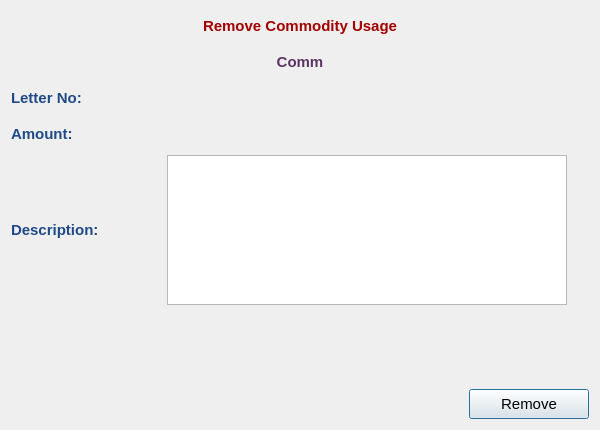
<?xml version="1.0" encoding="UTF-8"?>
<ui version="4.0">
 <class>Commodity::Usage::Remove</class>
 <widget class="QDialog" name="Commodity::Usage::Remove">
  <property name="geometry">
   <rect>
    <x>0</x>
    <y>0</y>
    <width>600</width>
    <height>430</height>
   </rect>
  </property>
  <property name="minimumSize">
   <size>
    <width>600</width>
    <height>430</height>
   </size>
  </property>
  <property name="maximumSize">
   <size>
    <width>600</width>
    <height>430</height>
   </size>
  </property>
  <property name="font">
   <font>
    <family>Tahoma</family>
    <pointsize>11</pointsize>
   </font>
  </property>
  <property name="windowTitle">
   <string>Remove Commodity Usage</string>
  </property>
  <property name="windowIcon">
   <iconset resource="../../../../../image.qrc">
    <normaloff>:/Image/comm1.png</normaloff>:/Image/comm1.png</iconset>
  </property>
  <layout class="QVBoxLayout" name="verticalLayout">
   <item>
    <widget class="QLabel" name="titrLbl">
     <property name="minimumSize">
      <size>
       <width>200</width>
       <height>30</height>
      </size>
     </property>
     <property name="maximumSize">
      <size>
       <width>16777215</width>
       <height>30</height>
      </size>
     </property>
     <property name="font">
      <font>
       <family>Tahoma</family>
       <pointsize>11</pointsize>
       <weight>75</weight>
       <bold>true</bold>
      </font>
     </property>
     <property name="styleSheet">
      <string notr="true">color: rgb(164, 0, 0);</string>
     </property>
     <property name="text">
      <string>Remove Commodity Usage</string>
     </property>
     <property name="alignment">
      <set>Qt::AlignCenter</set>
     </property>
    </widget>
   </item>
   <item>
    <widget class="QLabel" name="commLbl">
     <property name="minimumSize">
      <size>
       <width>200</width>
       <height>30</height>
      </size>
     </property>
     <property name="maximumSize">
      <size>
       <width>16777215</width>
       <height>30</height>
      </size>
     </property>
     <property name="font">
      <font>
       <family>Tahoma</family>
       <pointsize>11</pointsize>
       <weight>75</weight>
       <bold>true</bold>
      </font>
     </property>
     <property name="styleSheet">
      <string notr="true">color: rgb(92, 53, 102);</string>
     </property>
     <property name="text">
      <string>Comm</string>
     </property>
     <property name="alignment">
      <set>Qt::AlignCenter</set>
     </property>
    </widget>
   </item>
   <item>
    <layout class="QHBoxLayout" name="horizontalLayout">
     <item>
      <widget class="QLabel" name="label_2">
       <property name="minimumSize">
        <size>
         <width>150</width>
         <height>30</height>
        </size>
       </property>
       <property name="maximumSize">
        <size>
         <width>16777215</width>
         <height>30</height>
        </size>
       </property>
       <property name="font">
        <font>
         <pointsize>11</pointsize>
         <weight>75</weight>
         <bold>true</bold>
        </font>
       </property>
       <property name="styleSheet">
        <string notr="true">color: rgb(32, 74, 135);</string>
       </property>
       <property name="text">
        <string>Letter No:</string>
       </property>
      </widget>
     </item>
     <item>
      <widget class="QLabel" name="letterLbl">
       <property name="minimumSize">
        <size>
         <width>400</width>
         <height>30</height>
        </size>
       </property>
       <property name="maximumSize">
        <size>
         <width>400</width>
         <height>30</height>
        </size>
       </property>
       <property name="font">
        <font>
         <family>Tahoma</family>
         <pointsize>11</pointsize>
         <weight>75</weight>
         <bold>true</bold>
        </font>
       </property>
       <property name="text">
        <string/>
       </property>
      </widget>
     </item>
     <item>
      <spacer name="horizontalSpacer">
       <property name="orientation">
        <enum>Qt::Horizontal</enum>
       </property>
       <property name="sizeHint" stdset="0">
        <size>
         <width>40</width>
         <height>20</height>
        </size>
       </property>
      </spacer>
     </item>
    </layout>
   </item>
   <item>
    <layout class="QHBoxLayout" name="horizontalLayout_2">
     <item>
      <widget class="QLabel" name="label_3">
       <property name="minimumSize">
        <size>
         <width>150</width>
         <height>30</height>
        </size>
       </property>
       <property name="maximumSize">
        <size>
         <width>16777215</width>
         <height>30</height>
        </size>
       </property>
       <property name="font">
        <font>
         <pointsize>11</pointsize>
         <weight>75</weight>
         <bold>true</bold>
        </font>
       </property>
       <property name="styleSheet">
        <string notr="true">color: rgb(32, 74, 135);</string>
       </property>
       <property name="text">
        <string>Amount:</string>
       </property>
      </widget>
     </item>
     <item>
      <widget class="QLabel" name="amountLbl">
       <property name="minimumSize">
        <size>
         <width>400</width>
         <height>30</height>
        </size>
       </property>
       <property name="maximumSize">
        <size>
         <width>400</width>
         <height>30</height>
        </size>
       </property>
       <property name="font">
        <font>
         <family>Tahoma</family>
         <pointsize>11</pointsize>
         <weight>75</weight>
         <bold>true</bold>
        </font>
       </property>
       <property name="text">
        <string/>
       </property>
      </widget>
     </item>
     <item>
      <spacer name="horizontalSpacer_2">
       <property name="orientation">
        <enum>Qt::Horizontal</enum>
       </property>
       <property name="sizeHint" stdset="0">
        <size>
         <width>40</width>
         <height>20</height>
        </size>
       </property>
      </spacer>
     </item>
    </layout>
   </item>
   <item>
    <layout class="QHBoxLayout" name="horizontalLayout_3">
     <item>
      <widget class="QLabel" name="label_4">
       <property name="minimumSize">
        <size>
         <width>150</width>
         <height>30</height>
        </size>
       </property>
       <property name="maximumSize">
        <size>
         <width>16777215</width>
         <height>30</height>
        </size>
       </property>
       <property name="font">
        <font>
         <pointsize>11</pointsize>
         <weight>75</weight>
         <bold>true</bold>
        </font>
       </property>
       <property name="styleSheet">
        <string notr="true">color: rgb(32, 74, 135);</string>
       </property>
       <property name="text">
        <string>Description:</string>
       </property>
      </widget>
     </item>
     <item>
      <widget class="QTextEdit" name="descTE">
       <property name="minimumSize">
        <size>
         <width>400</width>
         <height>150</height>
        </size>
       </property>
       <property name="maximumSize">
        <size>
         <width>400</width>
         <height>150</height>
        </size>
       </property>
       <property name="font">
        <font>
         <family>Tahoma</family>
         <pointsize>11</pointsize>
         <weight>75</weight>
         <bold>true</bold>
        </font>
       </property>
       <property name="layoutDirection">
        <enum>Qt::RightToLeft</enum>
       </property>
       <property name="readOnly">
        <bool>true</bool>
       </property>
      </widget>
     </item>
     <item>
      <spacer name="horizontalSpacer_3">
       <property name="orientation">
        <enum>Qt::Horizontal</enum>
       </property>
       <property name="sizeHint" stdset="0">
        <size>
         <width>40</width>
         <height>20</height>
        </size>
       </property>
      </spacer>
     </item>
    </layout>
   </item>
   <item>
    <spacer name="verticalSpacer">
     <property name="orientation">
      <enum>Qt::Vertical</enum>
     </property>
     <property name="sizeHint" stdset="0">
      <size>
       <width>20</width>
       <height>43</height>
      </size>
     </property>
    </spacer>
   </item>
   <item>
    <layout class="QHBoxLayout" name="horizontalLayout_6">
     <item>
      <spacer name="horizontalSpacer_6">
       <property name="orientation">
        <enum>Qt::Horizontal</enum>
       </property>
       <property name="sizeHint" stdset="0">
        <size>
         <width>40</width>
         <height>20</height>
        </size>
       </property>
      </spacer>
     </item>
     <item>
      <widget class="QPushButton" name="okBtn">
       <property name="minimumSize">
        <size>
         <width>120</width>
         <height>30</height>
        </size>
       </property>
       <property name="maximumSize">
        <size>
         <width>120</width>
         <height>30</height>
        </size>
       </property>
       <property name="font">
        <font>
         <family>Tahoma</family>
         <pointsize>11</pointsize>
        </font>
       </property>
       <property name="text">
        <string>Remove</string>
       </property>
      </widget>
     </item>
    </layout>
   </item>
  </layout>
 </widget>
 <resources>
  <include location="../../../../../image.qrc"/>
 </resources>
 <connections/>
</ui>
